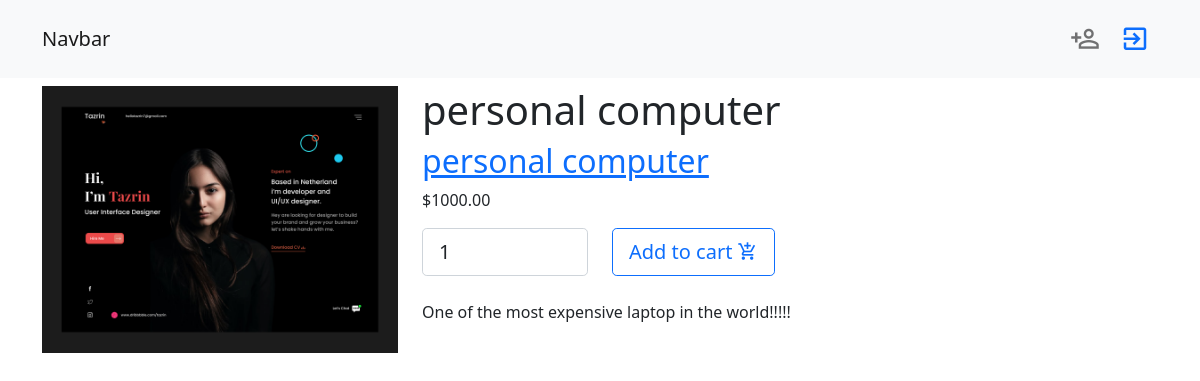
Screenshot of /product/1/dell-2390/ with the database file from the repository.
### shop/models.py (models this page shows, shortened)
class Product(models.Model):
    category = models.ForeignKey(Category, related_name="products", on_delete=models.CASCADE)
    name = models.CharField(max_length=200, db_index=True)
    slug = models.SlugField(max_length=200, db_index=True)
    image = models.ImageField(upload_to="products/%Y/%m/%d", blank=True)
    description = models.TextField(blank=True)
    price = models.DecimalField(max_digits=10, decimal_places=2)
    available = models.BooleanField(default=True)
    created = models.DateTimeField(auto_now_add=True)
    updated = models.DateTimeField(auto_now=True)
    class Meta:
        ordering = ("name", )
        index_together = (("id", "slug"), )

class Category(models.Model):
    name = models.CharField(max_length=200, db_index=True)
    slug = models.SlugField(max_length=200, unique=True)
    def get_absolute_url(self):
        return reverse('shop:product_list_by_category', args=[self.slug])
    class Meta:
        ordering = ("name", )
        verbose_name = 'category'
        verbose_name_plural = 'categories'
    def __str__(self):
        return self.name

### shop/views.py (the view)
# urls.py: path("product/<str:id>/<slug:slug>/", views.product_detail, name="product_detail"),
def product_detail(request, id, slug):
    product = get_object_or_404(Product, id=id, slug=slug, available=True)
    cart_product_form = CartAddProductForm()
    context = {
        "product" : product,
        "cart_product_form" : cart_product_form
    }
    return render(request, "shop/product/detail.html", context)

### cart/forms.py
class CartAddProductForm(forms.Form):
    quantity = forms.TypedChoiceField(choices=PRODUCT_QUANTITY_CHOICES, coerce=int)
    override = forms.BooleanField(required=False, initial=False, widget=forms.HiddenInput)

### cart/context_processors.py (called while the page is built)
def cart(request):
    return  {"cart" : Cart(request)}

### shop/templates/shop/product/detail.html (shortened to what this page needs)
{% extends 'base.html' %}
{% load static %}
{% load crispy_forms_tags %}
{% load widget_tweaks %}
{% block content %}
    <div class="row">
        <div class="col-lg-4">
            <img style="width: 100%;" src="{% if product.image %} {{product.image.url}} {% else %} {% static "images/no_image.jpg" %} {% endif %}" alt="">
        </div>
        <div class="col-lg-8">
            <h1>{{product.category}}</h1>
            <h2>
                <a href="{{product.category.get_absolute_url}}">{{product.category}}</a>
            </h2>
            <p>${{product.price}}</p>
            <form action="{% url 'cart:cart_add' product.id %}" method="POST">
                <div class="row">
                    <div class="col-lg-3">
                        {% render_field cart_product_form.quantity class="form-control form-control-lg" %}
                    </div>
                    <div class="col-lg-3">
                        <button class="btn btn-outline-primary btn-lg">Add to cart <i class="mdi mdi-cart-plus ml-2"></i> </button>
                    </div>
                </div>
            </form>
            <br>
            {{product.description}}
        </div>
    </div>
{% endblock content %}

### rows the page displays
Product: image (picture), category "personal computer", price "1000.00", description "One of the most expensive laptop in the world!!!!!"
